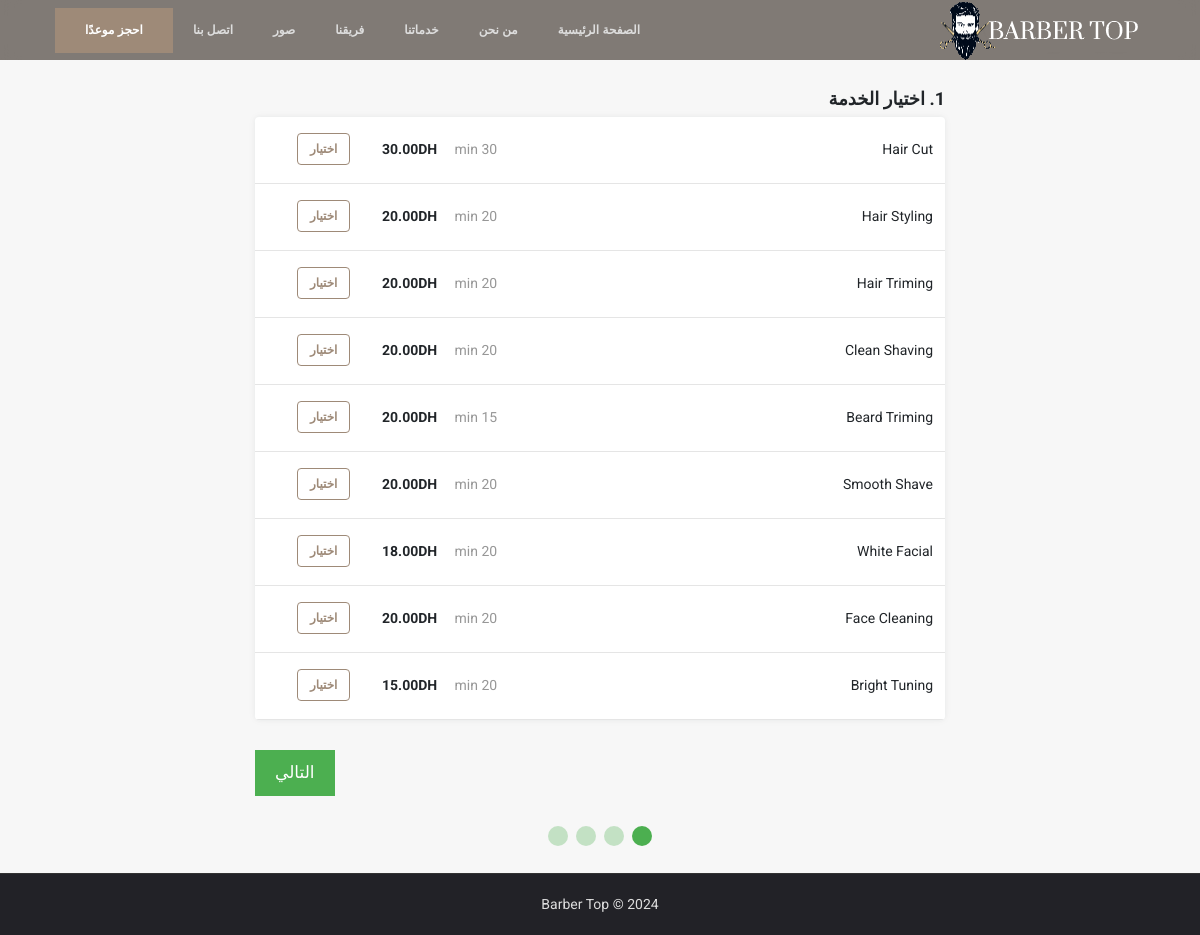
The app's page /appointment.php, older data.
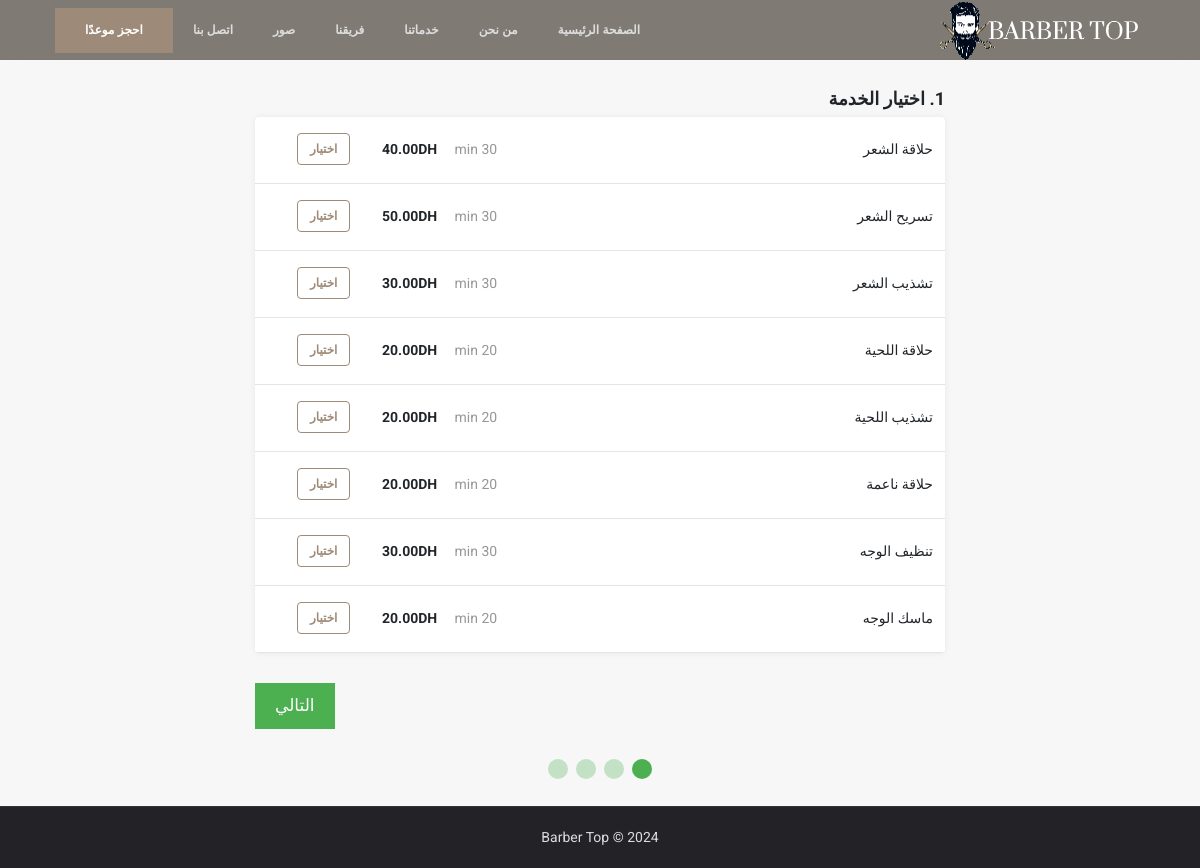
The same page, newer data.
### tables this page shows
CREATE TABLE `services` (
  `service_id` int(5) NOT NULL,
  `service_name` varchar(50) NOT NULL,
  `service_description` varchar(255) NOT NULL,
  `service_price` decimal(6,2) NOT NULL,
  `service_duration` int(5) NOT NULL,
  `category_id` int(2) NOT NULL
);

### appointment.php (the view, shortened to what this page needs)
<?php
    include "connect.php";
    include "Includes/header.php";
    include "Includes/navbar.php";
?>
<link rel="stylesheet" href="Design/css/appointment.css">
<section class="booking_section">
	<div class="container">
		<form method="post" id="appointment_form" action="appointment.php">
			<div class="select_services_div tab_reservation" id="services_tab">
				<div class="text_header" style="text-align:right;">
					<span >
						1. اختيار الخدمة
					</span>
				</div>
				<div class="items_tab">
        			<?php
        				$stmt = $con->prepare("Select * from services");
                    	$stmt->execute();
                    	$rows = $stmt->fetchAll();
                    	foreach($rows as $row)
                    	{
                        	echo "<div class='itemListElement'>";
                            	echo "<div class = 'item_details'>";
                                	echo "<div>";
                                    	echo $row['service_name'];
                                	echo "</div>";
                                	echo "<div class = 'item_select_part'>";
                                		echo "<span class = 'service_duration_field'>";
                                    		echo $row['service_duration']." min";
                                    	echo "</span>";
                                    	echo "<div class = 'service_price_field'>";
    										echo "<span style = 'font-weight: bold;'>";
                                    			echo $row['service_price']."DH";
                                    		echo "</span>";
                                    	echo "</div>";
                                    ?>
                                    	<div class="select_item_bttn">
                                    		<div class="btn-group-toggle" data-toggle="buttons">
												<label class="service_label item_label btn btn-secondary">
													<input type="checkbox"  name="selected_services[]" value="<?php echo $row['service_id'] ?>" autocomplete="off">اختيار
												</label>
											</div>
                                    	</div>
                                    <?php
                                	echo "</div>";
                            	echo "</div>";
                        	echo "</div>";
                    	}
            		?>
    			</div>
			</div>
			<div style="overflow:auto;padding: 30px 0px;">
    			<div style="">
      				<button type="button" id="nextBtn" class="next_prev_buttons" onclick="nextPrev(1)">التالي</button>
    			</div>
  			</div>
  			<div style="text-align:center;">
    			<span class="step"></span>
    			<span class="step"></span>
    			<span class="step"></span>
    			<span class="step"></span>
  			</div>
		</form>
	</div>
</section>
<?php include "Includes/footer.php"; ?>

Row changes from the older to the newer data that the page shows:
removed services: service_name "Bright Tuning", service_price "15.00"
changed services: service_name "Hair Cut" → "حلاقة الشعر"; service_price "30.00" → "40.00"
changed services: service_name "Hair Styling" → "تسريح الشعر"; service_price "20.00" → "50.00"
changed services: service_name "Hair Triming" → "تشذيب الشعر"; service_price "20.00" → "30.00"
changed services: service_name "Clean Shaving" → "حلاقة اللحية"
changed services: service_name "Beard Triming" → "تشذيب اللحية"
changed services: service_name "Smooth Shave" → "حلاقة ناعمة"
changed services: service_name "White Facial" → "تنظيف الوجه"; service_price "18.00" → "30.00"
changed services: service_name "Face Cleaning" → "ماسك الوجه"
